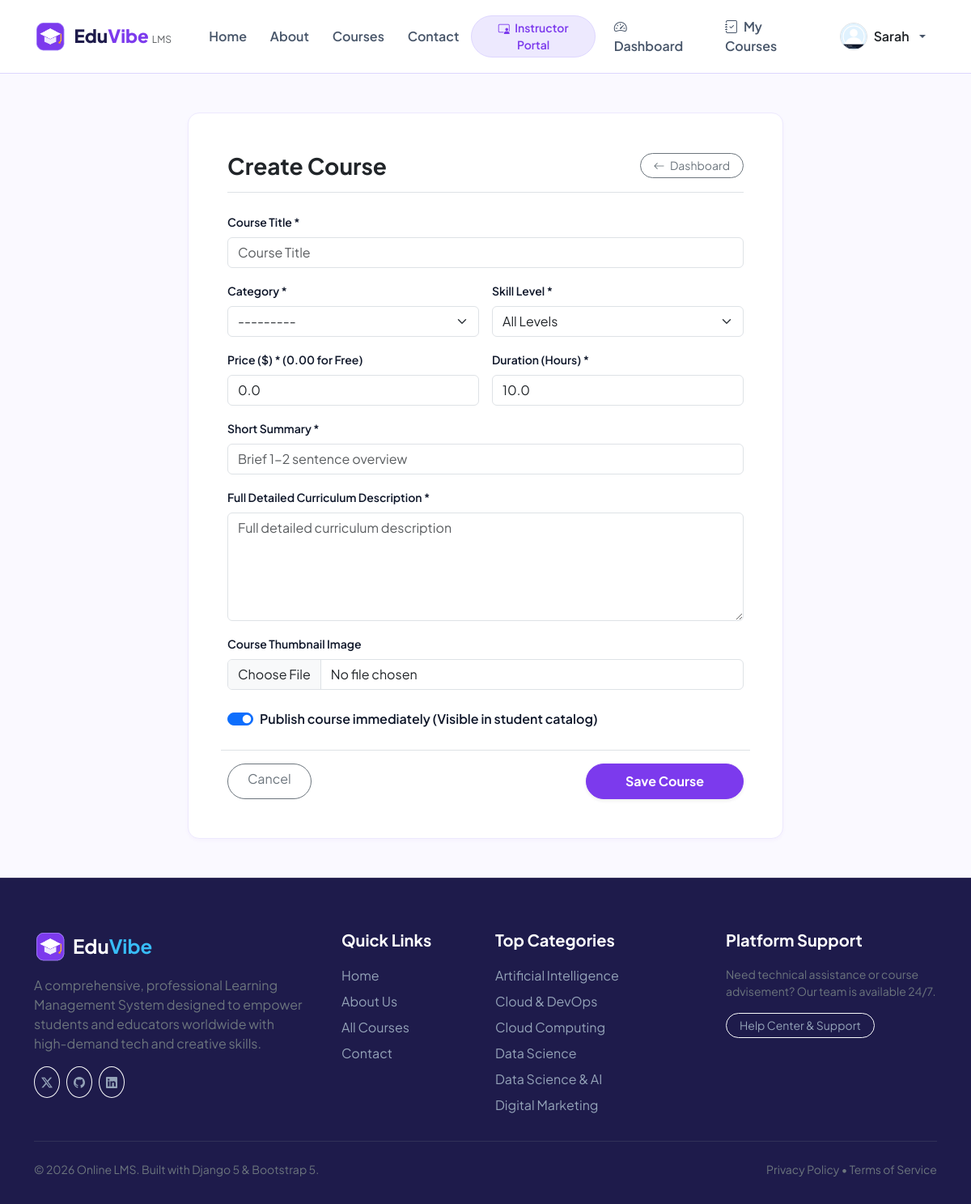
The app's page /instructor/course/add/ (signed in) with its own data.
### online_app/models.py (models this page shows, shortened)
class UserProfile(models.Model):
    ROLE_CHOICES = [
        ('student', 'Student'),
        ('instructor', 'Instructor'),
        ('admin', 'Admin'),
    ]
    user = models.OneToOneField(User, on_delete=models.CASCADE, related_name='profile')
    role = models.CharField(max_length=20, choices=ROLE_CHOICES, default='student')
    phone = models.CharField(max_length=25, blank=True)
    headline = models.CharField(max_length=150, blank=True, help_text="e.g. Senior Software Engineer | Student")
    bio = models.TextField(blank=True)
    avatar = models.ImageField(upload_to='avatars/', blank=True, null=True)
    avatar_static = models.CharField(max_length=255, blank=True, default='online_app/images/instructors/instructor1.jpg')
    created_at = models.DateTimeField(auto_now_add=True)
    def is_instructor(self):
        return self.role in ['instructor', 'admin'] or self.user.is_staff
    def get_avatar_url(self):
        if self.avatar:
            return self.avatar.url
        if self.avatar_static:
            return static(self.avatar_static)
        return static('online_app/images/instructors/instructor1.jpg')

class Category(models.Model):
    name = models.CharField(max_length=100)
    slug = models.SlugField(unique=True, blank=True)
    icon = models.CharField(max_length=60, default='bi-code-slash', help_text="Bootstrap icon class name")
    description = models.TextField(blank=True)
    image = models.ImageField(upload_to='categories/', blank=True, null=True)
    image_static = models.CharField(max_length=255, blank=True, default='')
    class Meta:
        verbose_name_plural = 'Categories'
        ordering = ['name']
    def __str__(self):
        return self.name

### online_app/views.py (the view)
# urls.py: path('instructor/course/add/', views.create_course, name='create_course'),
@login_required
def create_course(request):
    if not request.user.profile.is_instructor():
        messages.error(request, "Permission denied.")
        return redirect('student_dashboard')
    if request.method == 'POST':
        form = CourseForm(request.POST, request.FILES)
        if form.is_valid():
            course = form.save(commit=False)
            course.instructor = request.user
            course.save()
            messages.success(request, f"Course '{course.title}' created successfully! Now you can add lessons.")
            return redirect('instructor_dashboard')
        else:
            messages.error(request, "Please correct the errors in the form.")
    else:
        form = CourseForm()
    return render(request, 'online_app/course_form.html', {'form': form, 'action': 'Create Course'})

### online_app/forms.py
class CourseForm(forms.ModelForm):
    class Meta:
        model = Course
        fields = ['title', 'category', 'short_description', 'description', 'price', 'level', 'duration_hours', 'thumbnail', 'is_published']
        widgets = {
            'title': forms.TextInput(attrs={'class': 'form-control', 'placeholder': 'Course Title'}),
            'category': forms.Select(attrs={'class': 'form-select'}),
            'short_description': forms.TextInput(attrs={'class': 'form-control', 'placeholder': 'Brief 1-2 sentence overview'}),
            'description': forms.Textarea(attrs={'class': 'form-control', 'rows': 5, 'placeholder': 'Full detailed curriculum description'}),
            'price': forms.NumberInput(attrs={'class': 'form-control', 'step': '0.01'}),
            'level': forms.Select(attrs={'class': 'form-select'}),
            'duration_hours': forms.NumberInput(attrs={'class': 'form-control', 'step': '0.5'}),
            'thumbnail': forms.FileInput(attrs={'class': 'form-control'}),
            'is_published': forms.CheckboxInput(attrs={'class': 'form-check-input'}),
        }

### online_app/views.py (called while the page is built)
def global_categories_processor(request):
    return {
        'nav_categories': Category.objects.all()[:6]
    }

### online_app/templates/online_app/course_form.html (shortened to what this page needs)
{% extends 'online_app/base.html' %}
{% load static %}
{% block content %}
<div class="container py-5">
  <div class="row justify-content-center">
    <div class="col-lg-8">
      <div class="card-custom p-4 p-md-5 bg-white">
        <div class="d-flex justify-content-between align-items-center mb-4 pb-3 border-bottom">
          <h3 class="fw-bold mb-0 text-dark">{{ action }}</h3>
          <a href="{% url 'instructor_dashboard' %}" class="btn btn-outline-secondary rounded-pill btn-sm px-3">
            <i class="bi bi-arrow-left me-1"></i> Dashboard
          </a>
        </div>
        <form method="POST" enctype="multipart/form-data">
          <div class="row g-3">
            <div class="col-12">
              <label class="form-label small fw-semibold">Course Title *</label>
              {{ form.title }}
            </div>
            <div class="col-md-6">
              <label class="form-label small fw-semibold">Category *</label>
              {{ form.category }}
            </div>
            <div class="col-md-6">
              <label class="form-label small fw-semibold">Skill Level *</label>
              {{ form.level }}
            </div>
            <div class="col-md-6">
              <label class="form-label small fw-semibold">Price ($) * (0.00 for Free)</label>
              {{ form.price }}
            </div>
            <div class="col-md-6">
              <label class="form-label small fw-semibold">Duration (Hours) *</label>
              {{ form.duration_hours }}
            </div>
            <div class="col-12">
              <label class="form-label small fw-semibold">Short Summary *</label>
              {{ form.short_description }}
            </div>
            <div class="col-12">
              <label class="form-label small fw-semibold">Full Detailed Curriculum Description *</label>
              {{ form.description }}
            </div>
            <div class="col-12">
              <label class="form-label small fw-semibold">Course Thumbnail Image</label>
              {{ form.thumbnail }}
            </div>
            <div class="col-12">
              <div class="form-check form-switch mt-2">
                {{ form.is_published }}
                <label class="form-check-label fw-semibold" for="{{ form.is_published.id_for_label }}">
                  Publish course immediately (Visible in student catalog)
                </label>
              </div>
            </div>
            <div class="col-12 mt-4 pt-3 border-top d-flex justify-content-between">
              <a href="{% url 'instructor_dashboard' %}" class="btn btn-outline-secondary rounded-pill px-4">Cancel</a>
              <button type="submit" class="btn btn-primary rounded-pill px-5 fw-bold shadow-sm">Save Course</button>
            </div>
          </div>
        </form>
      </div>
    </div>
  </div>
</div>
{% endblock %}

### online_app/templates/online_app/base.html (shortened to what this page needs)
{% load static %}
<!DOCTYPE html>
<html lang="en">
<head>
  <link href="https://cdn.jsdelivr.net/npm/bootstrap@5.3.3/dist/css/bootstrap.min.css" rel="stylesheet">
  <link rel="stylesheet" href="https://cdn.jsdelivr.net/npm/bootstrap-icons@1.11.3/font/bootstrap-icons.min.css">
  <link rel="stylesheet" href="{% static 'online_app/css/style.css' %}">
</head>
<body>
  <nav class="navbar navbar-expand-lg navbar-lms">
    <div class="container">
      <a class="navbar-brand" href="{% url 'home' %}">
        <img src="{% static 'online_app/images/logo/logo.png' %}" alt="LMS Logo" class="brand-logo-img">
        <span>Edu<span style="color: var(--purple-primary);">Vibe</span> <small class="fw-normal text-muted" style="font-size: 0.75rem;">LMS</small></span>
      </a>
      <div class="collapse navbar-collapse" id="navbarLmsNav">
        <ul class="navbar-nav me-auto mb-2 mb-lg-0 ms-lg-3">
          <li class="nav-item">
            <a class="nav-link {% if request.resolver_match.url_name == 'home' %}active{% endif %}" href="{% url 'home' %}">Home</a>
          </li>
          <li class="nav-item">
            <a class="nav-link {% if request.resolver_match.url_name == 'about' %}active{% endif %}" href="{% url 'about' %}">About</a>
          </li>
          <li class="nav-item">
            <a class="nav-link {% if request.resolver_match.url_name == 'courses' or request.resolver_match.url_name == 'course_detail' %}active{% endif %}" href="{% url 'courses' %}">Courses</a>
          </li>
          <li class="nav-item">
            <a class="nav-link {% if request.resolver_match.url_name == 'contact' %}active{% endif %}" href="{% url 'contact' %}">Contact</a>
          </li>
        </ul>
        <ul class="navbar-nav ms-auto align-items-lg-center gap-2">
          {% if user.is_authenticated %}
            {% if user.profile.is_instructor %}
              <li class="nav-item">
                <a class="btn btn-lavender btn-sm rounded-pill px-3" href="{% url 'instructor_dashboard' %}">
                  <i class="bi bi-person-video3 me-1"></i> Instructor Portal
                </a>
              </li>
            {% endif %}
            <li class="nav-item">
              <a class="nav-link" href="{% url 'student_dashboard' %}">
                <i class="bi bi-speedometer2 me-1"></i> Dashboard
              </a>
            </li>
            <li class="nav-item">
              <a class="nav-link" href="{% url 'my_courses' %}">
                <i class="bi bi-journal-check me-1"></i> My Courses
              </a>
            </li>
            <li class="nav-item dropdown">
              <a class="nav-link dropdown-toggle d-flex align-items-center gap-2" href="#" id="userMenuDropdown" role="button" data-bs-toggle="dropdown" aria-expanded="false">
                <img src="{{ user.profile.get_avatar_url }}" alt="{{ user.username }}" class="rounded-circle border" width="34" height="34" style="object-fit: cover;">
                <span class="d-none d-lg-inline fw-semibold text-dark">{{ user.first_name|default:user.username }}</span>
              </a>
            </li>
          {% endif %}
        </ul>
      </div>
    </div>
  </nav>
  <main>
    {% block content %}{% endblock %}
  </main>
  <footer class="footer-lms">
    <div class="container">
      <div class="row g-4">
        <div class="col-lg-4 col-md-6">
          <div class="d-flex align-items-center gap-2 mb-3">
            <img src="{% static 'online_app/images/logo/logo.png' %}" alt="Logo" class="brand-logo-img">
            <span class="h4 text-white fw-bold mb-0">Edu<span style="color: var(--blue-primary);">Vibe</span></span>
          </div>
          <p class="text-secondary pe-lg-4">
            A comprehensive, professional Learning Management System designed to empower students and educators worldwide with high-demand tech and creative skills.
          </p>
          <div class="d-flex gap-2 mt-3">
            <a href="#" class="btn btn-outline-light btn-sm rounded-circle p-2"><i class="bi bi-twitter-x"></i></a>
            <a href="#" class="btn btn-outline-light btn-sm rounded-circle p-2"><i class="bi bi-github"></i></a>
            <a href="#" class="btn btn-outline-light btn-sm rounded-circle p-2"><i class="bi bi-linkedin"></i></a>
          </div>
        </div>
        <div class="col-lg-2 col-md-6 col-6">
          <h5>Quick Links</h5>
          <ul class="list-unstyled mb-0">
            <li class="mb-2"><a href="{% url 'home' %}">Home</a></li>
            <li class="mb-2"><a href="{% url 'about' %}">About Us</a></li>
            <li class="mb-2"><a href="{% url 'courses' %}">All Courses</a></li>
            <li class="mb-2"><a href="{% url 'contact' %}">Contact</a></li>
          </ul>
        </div>
        <div class="col-lg-3 col-md-6 col-6">
          <h5>Top Categories</h5>
          <ul class="list-unstyled mb-0">
            {% for cat in nav_categories %}
              <li class="mb-2"><a href="{% url 'courses' %}?category={{ cat.slug }}">{{ cat.name }}</a></li>
            {% empty %}
              <li class="mb-2"><a href="{% url 'courses' %}">Web Development</a></li>
              <li class="mb-2"><a href="{% url 'courses' %}">Data Science & AI</a></li>
            {% endfor %}
          </ul>
        </div>
        <div class="col-lg-3 col-md-6">
          <h5>Platform Support</h5>
          <p class="text-secondary small">Need technical assistance or course advisement? Our team is available 24/7.</p>
          <a href="{% url 'contact' %}" class="btn btn-outline-light btn-sm rounded-pill px-3">Help Center &amp; Support</a>
        </div>
      </div>
      <div class="pt-4 mt-4 border-top border-secondary border-opacity-25 d-flex flex-column flex-md-row justify-content-between align-items-center gap-2 text-secondary small">
        <p class="mb-0">&copy; 2026 Online LMS. Built with Django 5 &amp; Bootstrap 5.</p>
        <div>
          <span>Privacy Policy</span> • <span>Terms of Service</span>
        </div>
      </div>
    </div>
  </footer>
</body>
</html>

### online_app/static/online_app/css/style.css (style rules this page uses)
:root { --lavender-light: #F5F3FF; --lavender: #EDE9FE; --lavender-dark: #DDD6FE; --purple-soft: #8B5CF6; --purple-primary: #7C3AED; --purple-dark: #6D28D9; --blue-light: #E0F2FE; --blue-primary: #38BDF8; --blue-dark: #0284C7; --navy-text: #0F172A; --navy-dark: #1E1B4B; --text-muted: #64748B; --light-bg: #FAF9FF; --white: #FFFFFF; --light-grey: #F1F5F9; --border-color: #E2E8F0; --radius-sm: 8px; --radius-md: 14px; --radius-lg: 20px; --shadow-sm: 0 2px 4px rgba(124, 58, 237, 0.04); --shadow-md: 0 4px 12px rgba(124, 58, 237, 0.08); --shadow-lg: 0 10px 25px rgba(124, 58, 237, 0.12); }
body { font-family: 'Plus Jakarta Sans', -apple-system, BlinkMacSystemFont, 'Segoe UI', Roboto, Helvetica, Arial, sans-serif; color: var(--navy-text); background-color: var(--light-bg); min-height: 100vh; display: flex; flex-direction: column; }
main { flex: 1 0 auto; }
.navbar-lms { background-color: rgba(255, 255, 255, 0.95); backdrop-filter: blur(10px); border-bottom: 1px solid var(--lavender-dark); padding: 0.8rem 0; position: sticky; top: 0; z-index: 1020; }
.navbar-brand { font-weight: 800; font-size: 1.4rem; color: var(--navy-dark); display: flex; align-items: center; gap: 0.6rem; }
.brand-logo-img { width: 40px; height: 40px; border-radius: var(--radius-sm); object-fit: contain; }
.nav-link { font-weight: 600; color: #475569; padding: 0.5rem 0.9rem !important; border-radius: var(--radius-sm); transition: all 0.2s ease; }
.btn-primary { background-color: var(--purple-primary); border-color: var(--purple-primary); color: #fff; font-weight: 600; border-radius: var(--radius-sm); padding: 0.55rem 1.3rem; transition: all 0.2s ease; }
.btn-lavender { background-color: var(--lavender); color: var(--purple-primary); font-weight: 600; border: 1px solid var(--lavender-dark); }
.card-custom { background-color: var(--white); border: 1px solid var(--lavender); border-radius: var(--radius-md); box-shadow: var(--shadow-sm); transition: transform 0.2s ease, box-shadow 0.2s ease; }
.footer-lms { background-color: var(--navy-dark); color: #CBD5E1; padding: 4rem 0 2rem; margin-top: auto; border-top: 1px solid rgba(255, 255, 255, 0.1); }
.footer-lms h5 { color: #FFFFFF; font-weight: 700; margin-bottom: 1.25rem; }
.footer-lms a { color: #94A3B8; text-decoration: none; transition: color 0.2s; }

### records on screen
Category: name "Artificial Intelligence"
Category: name "Cloud & DevOps"
Category: name "Cloud Computing"
Category: name "Data Science"
Category: name "Data Science & AI"
Category: name "Digital Marketing"

### other values on screen
{{ user.first_name|default:user.username }} "Sarah"
{{ action }} "Create Course"
